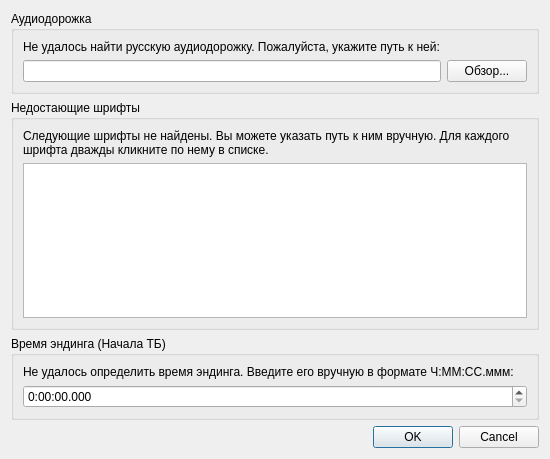
<?xml version="1.0" encoding="UTF-8"?>
<ui version="4.0">
 <class>MissingFilesDialog</class>
 <widget class="QDialog" name="MissingFilesDialog">
  <property name="geometry">
   <rect>
    <x>0</x>
    <y>0</y>
    <width>550</width>
    <height>459</height>
   </rect>
  </property>
  <property name="windowTitle">
   <string>Требуется ввод данных</string>
  </property>
  <property name="modal">
   <bool>true</bool>
  </property>
  <layout class="QVBoxLayout" name="verticalLayout">
   <item>
    <widget class="QGroupBox" name="audioGroupBox">
     <property name="title">
      <string>Аудиодорожка</string>
     </property>
     <layout class="QFormLayout" name="formLayout">
      <item row="0" column="0" colspan="2">
       <widget class="QLabel" name="audioLabel">
        <property name="text">
         <string>Не удалось найти русскую аудиодорожку. Пожалуйста, укажите путь к ней:</string>
        </property>
        <property name="wordWrap">
         <bool>true</bool>
        </property>
       </widget>
      </item>
      <item row="1" column="0" colspan="2">
       <layout class="QHBoxLayout" name="horizontalLayout">
        <item>
         <widget class="QLineEdit" name="audioPathEdit"/>
        </item>
        <item>
         <widget class="QPushButton" name="browseAudioButton">
          <property name="text">
           <string>Обзор...</string>
          </property>
         </widget>
        </item>
       </layout>
      </item>
     </layout>
    </widget>
   </item>
   <item>
    <widget class="QGroupBox" name="fontsGroupBox">
     <property name="title">
      <string>Недостающие шрифты</string>
     </property>
     <layout class="QVBoxLayout" name="verticalLayout_2">
      <item>
       <widget class="QLabel" name="label">
        <property name="text">
         <string>Следующие шрифты не найдены. Вы можете указать путь к ним вручную. Для каждого шрифта дважды кликните по нему в списке.</string>
        </property>
        <property name="wordWrap">
         <bool>true</bool>
        </property>
       </widget>
      </item>
      <item>
       <widget class="QListWidget" name="fontsListWidget"/>
      </item>
     </layout>
    </widget>
   </item>
   <item>
    <widget class="QGroupBox" name="timeGroupBox">
     <property name="title">
      <string>Время эндинга (Начала ТБ)</string>
     </property>
     <layout class="QFormLayout" name="formLayout2">
      <item row="0" column="0" colspan="2">
       <widget class="QLabel" name="timeLabel">
        <property name="text">
         <string>Не удалось определить время эндинга. Введите его вручную в формате Ч:ММ:СС.ммм:</string>
        </property>
        <property name="wordWrap">
         <bool>true</bool>
        </property>
       </widget>
      </item>
      <item row="1" column="0" colspan="2">
       <layout class="QHBoxLayout" name="horizontalLayout">
        <item>
        <widget class="QTimeEdit" name="timeEdit">
         <property name="displayFormat">
          <string>H:mm:ss.zzz</string>
         </property>
        </widget>
        </item>
       </layout>
      </item>
     </layout>
    </widget>
   </item>
   <item>
    <spacer name="verticalSpacer">
     <property name="orientation">
      <enum>Qt::Orientation::Vertical</enum>
     </property>
     <property name="sizeHint" stdset="0">
      <size>
       <width>20</width>
       <height>40</height>
      </size>
     </property>
    </spacer>
   </item>
   <item>
    <widget class="QDialogButtonBox" name="buttonBox">
     <property name="orientation">
      <enum>Qt::Orientation::Horizontal</enum>
     </property>
     <property name="standardButtons">
      <set>QDialogButtonBox::StandardButton::Cancel|QDialogButtonBox::StandardButton::Ok</set>
     </property>
    </widget>
   </item>
  </layout>
 </widget>
 <resources/>
 <connections>
  <connection>
   <sender>buttonBox</sender>
   <signal>accepted()</signal>
   <receiver>MissingFilesDialog</receiver>
   <slot>accept()</slot>
   <hints>
    <hint type="sourcelabel">
     <x>20</x>
     <y>20</y>
    </hint>
    <hint type="destinationlabel">
     <x>20</x>
     <y>20</y>
    </hint>
   </hints>
  </connection>
  <connection>
   <sender>buttonBox</sender>
   <signal>rejected()</signal>
   <receiver>MissingFilesDialog</receiver>
   <slot>reject()</slot>
   <hints>
    <hint type="sourcelabel">
     <x>20</x>
     <y>20</y>
    </hint>
    <hint type="destinationlabel">
     <x>20</x>
     <y>20</y>
    </hint>
   </hints>
  </connection>
 </connections>
</ui>
